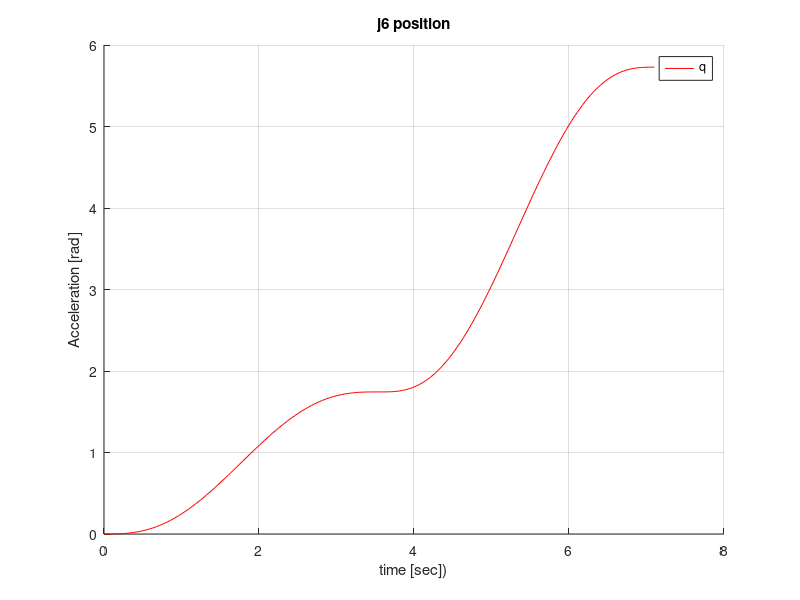

Recreate this plot in MATLAB.
%Trajectory Planning (polynomial)
% Start solution
clc
clear

% defining the three points and merge them in one matrix
q1 = [0   ,  0    , 0    ,  0    , 0    ,  0    ];       % start
q2 = [-5.7853, 3.7521, 2.4453, 1.2217, 2.1942, 1.7433 ]; % middle
q3 = [7.5921,0.5532, 11.1868, 3.4214, 0.0872, 5.7279];   % finish
q = [q1', q2', q3'];


% constants
% n = Degree of freedom
n = 6;

% max speed and accelaration for each joint  
vm = [3.1459, 1.5708, 2.35619, 3.14159, 3.14159, 3.66519]';%rad.s^-1
am = [12, 8, 10, 4, 4, 2]';                                %rad.s^-2

% calculating deltaq for each pair 
deltaq = zeros(n, size(q,2) - 1);
for i = 1 : size(q,2) - 1
    deltaq(:, i) = q(:, i + 1) - q(:, i);
end

% calculating tf for each 
tf = abs(deltaq)./vm + vm./am;

% maximum tf
tf_syn = [0, max(tf)];

% calculating the coeffecints in oredr to solve Ax = B
pc = zeros(n,6);

qt = [];
dq = [];
ddq = [];

for j = 1 : n
    idx = 1;
    for i = 1 : length(tf_syn) - 1
        t0 = tf_syn(i);
        tf = tf_syn(i + 1) + t0;
        q0 = q(j, i);
        qf = q(j, i+1);
   
        A = [t0^5   , t0^4   , t0^3  , t0^2, t0, 1;
             tf^5   , tf^4   , tf^3  , tf^2, tf, 1;
             5*t0^4 , 4*t0^3 , 3*t0^2, 2*t0, 1 , 0;
             5*tf^4 , 4*tf^3 , 3*tf^2, 2*tf, 1 , 0;
             20*t0^3, 12*t0^2, 6*t0  , 2   , 0 , 0;
             20*tf^3, 12*tf^2, 6*tf  , 2   , 0 , 0];
         
        B = [q0, qf, 0, 0, 0, 0]';
        b = A\B;
        
        a0 = b(6); a1 = b(5); a2 = b(4); 
        a3 = b(3); a4 = b(2); a5 = b(1);
        for t = linspace(t0, tf, 100)
            qt(j,idx) = a0+a1.*t+a2.*t.^2+a3.*t.^3+a4.*t.^4+a5.*t.^5;
            dq(j,idx) = a1+2*a2.*t+3*a3.*t.^2+4*a4.*t.^3+5*a5.*t.^4;
            ddq(j,idx) = 2*a2+6*a3.*t+12*a4.*t.^2+20*a5.*t.^3;
            idx = idx + 1;
        end
    end
end


% plotting the result 
tt = sum(sum(tf_syn));
t = linspace(0, tt, idx - 1);
    % ploting the results
    figure('Name', 'Polynomial solving','units','normalized','outerposition',[0 0 1 1])
    hold all
    i=6
    plot(t, qt(i,:), 'r-') % qt dq ddq
        
        grid on
        
        legend('q', 'Location', 'best')
        
        title(['j', num2str(i), ' position']) %position velocity acceleration
        xlabel('time [sec])')
        ylabel('Acceleration [rad]') %[rad] [rad/sec] [rad/sec^2]
